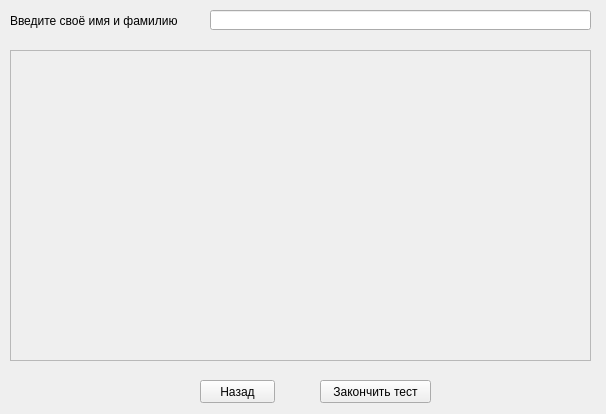
<?xml version="1.0" encoding="UTF-8"?>
<ui version="4.0">
 <class>WindowTesting</class>
 <widget class="QWidget" name="WindowTesting">
  <property name="enabled">
   <bool>true</bool>
  </property>
  <property name="geometry">
   <rect>
    <x>0</x>
    <y>0</y>
    <width>606</width>
    <height>414</height>
   </rect>
  </property>
  <property name="windowTitle">
   <string>Тестирование</string>
  </property>
  <widget class="QPushButton" name="pushButtonTestEnd">
   <property name="geometry">
    <rect>
     <x>320</x>
     <y>380</y>
     <width>111</width>
     <height>23</height>
    </rect>
   </property>
   <property name="text">
    <string>Закончить тест</string>
   </property>
  </widget>
  <widget class="QLineEdit" name="lineEditUserName">
   <property name="geometry">
    <rect>
     <x>210</x>
     <y>10</y>
     <width>381</width>
     <height>20</height>
    </rect>
   </property>
  </widget>
  <widget class="QLabel" name="label">
   <property name="geometry">
    <rect>
     <x>10</x>
     <y>10</y>
     <width>181</width>
     <height>21</height>
    </rect>
   </property>
   <property name="text">
    <string>Введите своё имя и фамилию</string>
   </property>
  </widget>
  <widget class="QScrollArea" name="scrollArea">
   <property name="geometry">
    <rect>
     <x>10</x>
     <y>50</y>
     <width>581</width>
     <height>311</height>
    </rect>
   </property>
   <property name="widgetResizable">
    <bool>true</bool>
   </property>
   <widget class="QWidget" name="scrollAreaWidgetContents">
    <property name="geometry">
     <rect>
      <x>0</x>
      <y>0</y>
      <width>579</width>
      <height>309</height>
     </rect>
    </property>
   </widget>
  </widget>
  <widget class="QPushButton" name="pushButtonBack">
   <property name="geometry">
    <rect>
     <x>200</x>
     <y>380</y>
     <width>75</width>
     <height>23</height>
    </rect>
   </property>
   <property name="text">
    <string>Назад</string>
   </property>
  </widget>
 </widget>
 <resources/>
 <connections/>
</ui>
